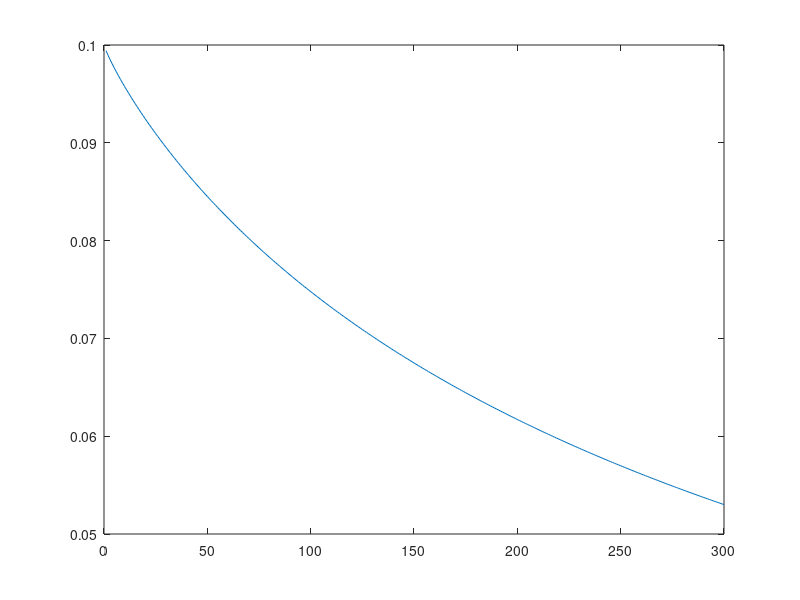

Recreate this plot in MATLAB. (Note: this script raises an error after producing the figure.)
clear
close all

%% Tau teórico
C = 10 * 10^-6;
R1 = 10 *10^3;
x = 1:300;
m = -0.88;
b =  log10(225000)-m;
R2 = 10.^(m*log10(x) + b);
Req = (R2*R1)./(R2+R1);
Tau = Req * C;
plot(Tau)

%% Simular Tau
lumen = 1;
vf = calc_vf(lumen);
vi = 0;
t = 0:0.001:1;
tau_ = calc_tau(lumen);
v = vf - (vf - vi)*exp(-t/(tau_));
plot(t,v)

function vf= calc_vf(x)
    m = -0.88;
    b =  log10(225000)-m;
    R1 = 10 *10^3;
    R2_value = 10^(m*log10(x) + b);
    vf = 3.3 * (R1)/(R1+ R2_value);
end

function Tau= calc_tau(x)
    m = -0.88;
    b =  log10(225000)-m;
    C = 10 * 10^-6;
    R1 = 10 *10^3;
    R2_value = 10^(m*log10(x) + b);
    Req = (R2_value*R1)/(R2_value+R1);
    Tau = Req * C;
end


% value = load("tau.csv");
% value(:,1) = value(:,1) * 10^-6 - 5;
% plot(value(:,1), value(:,2))
